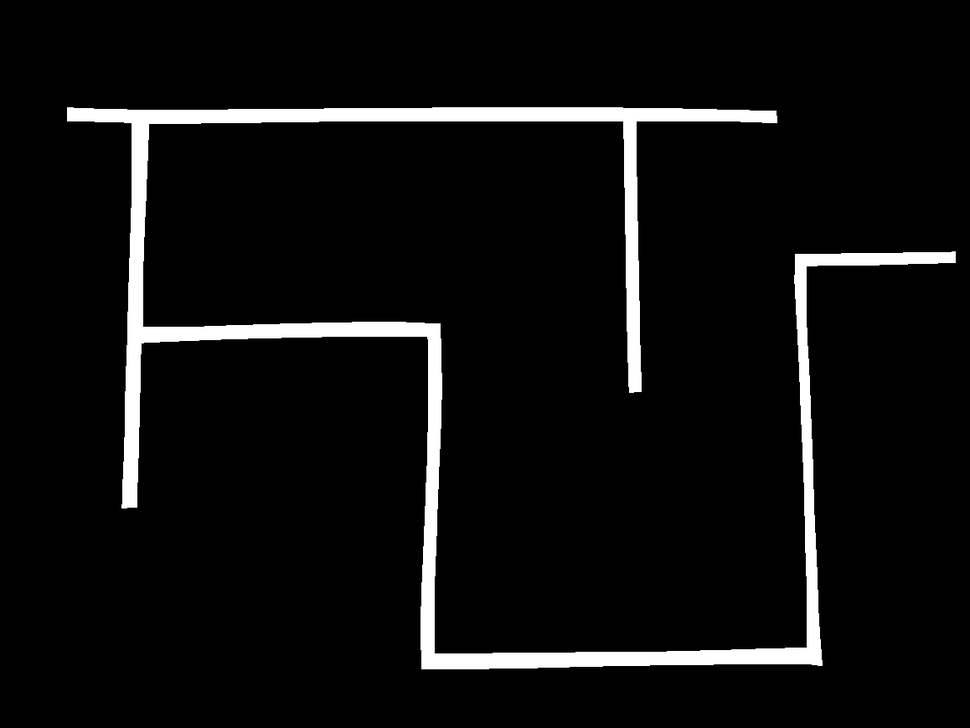
#> input picture testes algortimo labirinto/img_eroded.png, 970 x 728 px, shrunk from 1158 x 869 before the run
$ python labirinto.py
#> lines starting #> are read from the running program, lines starting #| are printed output that depends on the picture; after the words box and inside, x2 and y2 are one past the last pixel; in counts of white or black regions, pixels touching at a corner belong together
import sknw
from skimage.morphology import skeletonize
import matplotlib.pyplot as plt
import networkx as nx
import numpy as np
import argparse
import cv2

#Open Maze image
img = cv2.imread("img_eroded.png")
#> img is the input picture: shape (728, 970, 3); min 0, max 255, mean 14.3
kernel = np.ones((1,1),np.uint8)

#Convert to GrayScaledImage
grayscaled = cv2.cvtColor(img,cv2.COLOR_BGR2GRAY)

retval, threshold = cv2.threshold(grayscaled, 10, 255, cv2.THRESH_BINARY_INV+cv2.THRESH_OTSU)
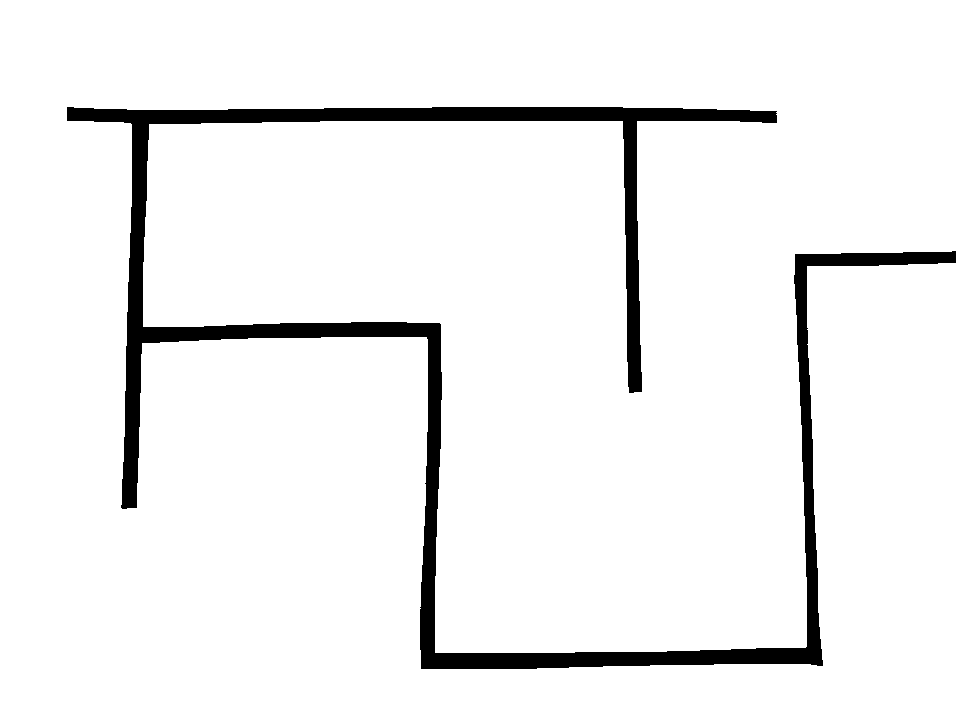
#> threshold: shape (728, 970); 94.4% white; 1 black region, box (x1, y1, x2, y2) and area: (67, 107, 956, 669) 39447
#> retval = 125
retval, threshold2 = cv2.threshold(threshold, 10, 255, cv2.THRESH_BINARY_INV)
threshold2[threshold2 == 255] = 1

#Skeletonize the Thresholded Image
skel = skeletonize(threshold2)
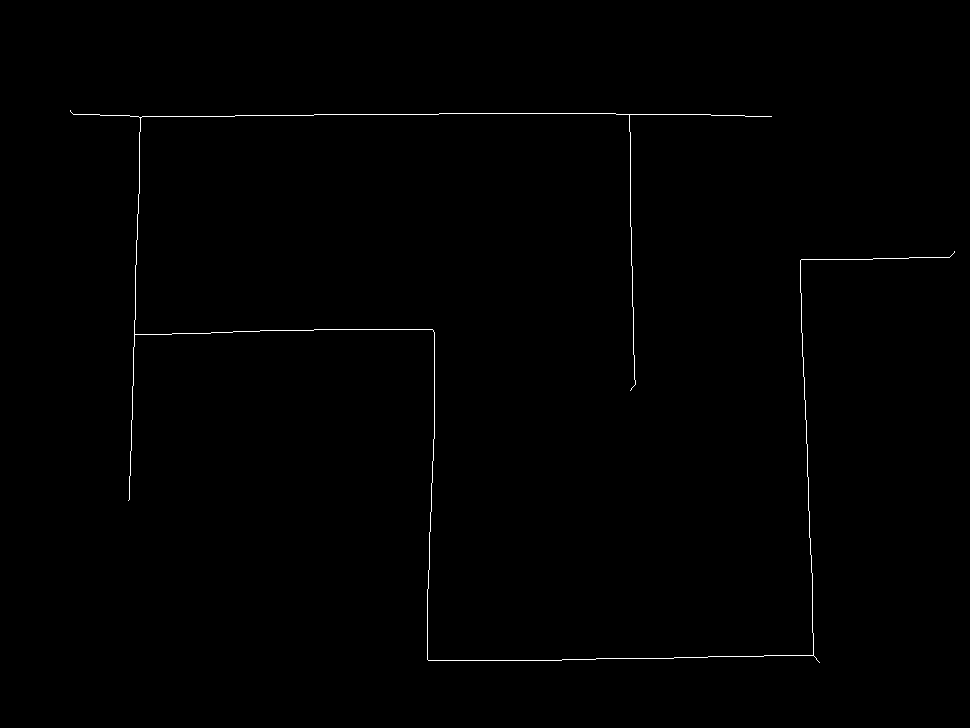
#> skel: shape (728, 970) bool; 0.42% white in thin lines or dots, all inside (x1, y1, x2, y2) = (70, 110, 955, 663)

#Build Graph from skeleton
#> (the run stopped early here; a loop or call above may not have finished)

$ run again, with testes algortimo labirinto/maze2.jpg saved as testes algortimo labirinto/img_eroded.png
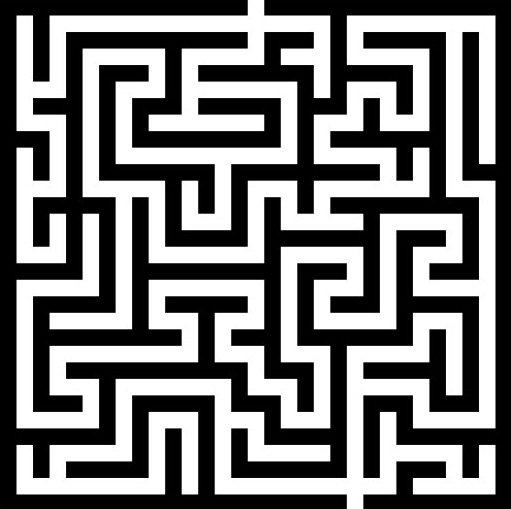
#> input picture testes algortimo labirinto/maze2.jpg, 511 x 509 px
#> img is the input picture: shape (509, 511, 3); min 0, max 255, mean 120.6
#> `retval, threshold = cv2.threshold(grayscaled, 10, 255, cv2.THRESH_BINA..`:
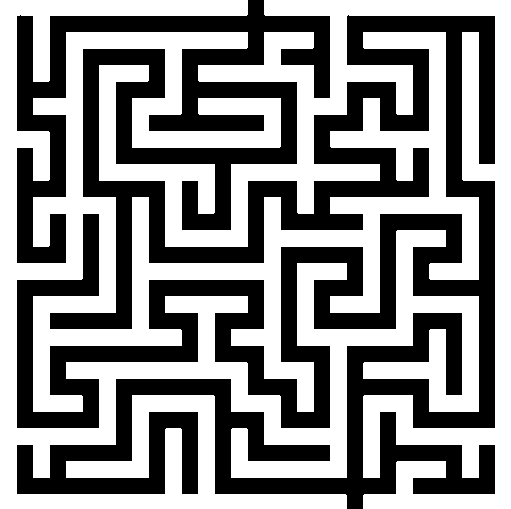
#> threshold: shape (509, 511); 54.2% white; 1 black region, box (x1, y1, x2, y2) and area: (17, 0, 495, 509) 119065
#> retval = 131
#> `skel = skeletonize(threshold2)`:
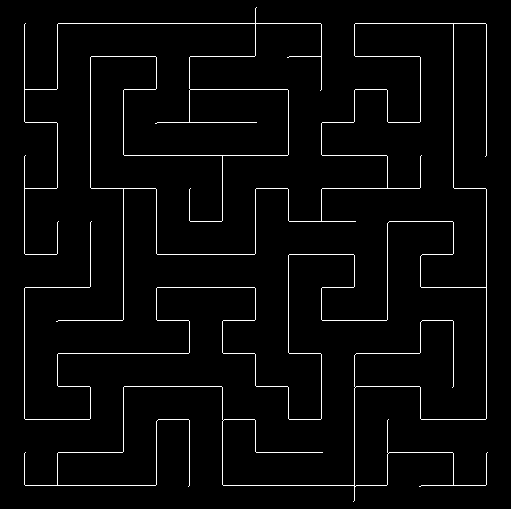
#> skel: shape (509, 511) bool; 2.8% white in thin lines or dots, all inside (x1, y1, x2, y2) = (24, 7, 488, 502)
